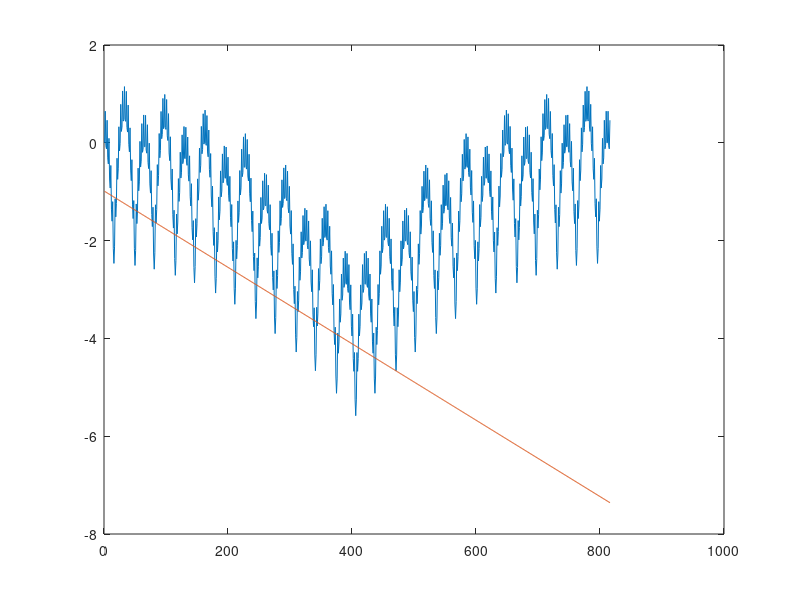

Reproduce this figure in MATLAB. (Note: this script raises an error after producing the figure.)
%% 利用参数
% 参数定义
fC = 2565e6; % 载频，单位Hz
B = 100e6; % 带宽，单位Hz
scs = 30e3; % 子载波间隔，单位Hz
comb_spacing = 4; % comb间隔，每4个子载波放置1个SRS
num_srs_subcarriers = 816; % SRS的有效子载波数

N = B / scs;                % 子载波数量
delta_f = B / N;            % 子载波带宽
srs_spacing = comb_spacing * scs;  % SRS信号的频率间隔
srs_bw = num_srs_subcarriers * delta_f;  % SRS信号的带宽

%% 1. 群延迟方法
pilot = load("pilot.mat");
example_64Tc = load("example_64Tc.mat");
Xf = pilot.pilot;
Yf = example_64Tc.example_64Tc;

TC = 1/(480 * 1000 * 4096);
tau = -diff(unwrap(angle(Yf./Xf))) / (2*pi*srs_spacing) / TC;  % 计算群延迟
figure
plot(unwrap(angle(Xf))/pi)
hold on
plot(unwrap(angle(Yf./Xf))/pi)
%% 查看发射相位的包络
data = unwrap(angle(Xf))/pi;

% 使用 findpeaks 函数查找局部极大值（峰值）
[peak_values, peak_indices] = findpeaks(data);

% 使用 findpeaks 函数查找局部极小值（谷值）
[valley_values, valley_indices] = findpeaks(-data);
valley_values = -valley_values;

% 首端和末端处理
if data(2)>data(1)
    valley_values = [data(1) valley_values];
    valley_indices = [1 valley_indices];
else
    peak_values = [data(1) peak_values];
    peak_indices = [1 peak_indices];
end
if data(end)>data(end-1)
    peak_values = [peak_values data(end)];
    peak_indices = [peak_indices length(data)];
else
    valley_values = [valley_values data(end)];
    valley_indices = [valley_indices length(data)];
end

% 使用 griddedInterpolant 创建插值对象计算上包络
F_upper = griddedInterpolant(peak_indices, peak_values, 'spline');
upper_envelope = F_upper(1:length(data));

% 使用 griddedInterpolant 创建插值对象计算下包络
F_lower = griddedInterpolant(valley_indices, valley_values, 'spline');
lower_envelope = F_lower(1:length(data));


% 绘制原始数据、上包络、下包络以及峰值数据
figure
plot(data, 'b');  % 原始数据用蓝色绘制
hold on;
plot(upper_envelope, 'r');  % 上包络用红色绘制
plot(lower_envelope, 'g');  % 下包络用绿色绘制
plot(peak_indices, peak_values, 'o');  % 峰值数据用红色圆圈标记
plot(valley_indices, valley_values, 'o');  % 谷值数据用绿色圆圈标记
hold off;
legend('Original Data', 'Upper Envelope', 'Lower Envelope', 'Peak Values', 'Valley Values');
xlabel('Time');
ylabel('Amplitude');
title('Data with Upper and Lower Envelopes and Peak Values');
%% 2. 逆Fourier方法
% generate x with Yf and Xf.
Hf = Yf./Xf;
h = ifft(Hf);

% 计算轴
Nh = length(h); % 信号长度
Ts = 1/srs_spacing;
t = (0:Nh-1)*(Ts/Nh); % 频率轴

% 绘制谱
figure;
plot(t/TC, abs(h));
grid on;
xlim([0 256])

% 应该是 64 TC，但只能得到60 TC。

%% 创建一个复数信号
% 将时延对应相位当成频率值，频率坐标点当成时间序列。对时间信号做处理。
f_true = [64 256];
Hf = sum(2*exp(-1i * 2 * pi * f_true'*TC*srs_spacing .* (1:num_srs_subcarriers)), 1);
Hf = awgn(Hf,0);
figure
plot(unwrap(angle(Hf))/pi)  % 相位展开，难点
hold on
plot(abs(Hf))
Nsig = mdltest_mcov(Hf');
disp(Nsig)
%% 复数信号案例-测试时延分辨率
% 对复数信号进行逆傅里叶变换
h = ifft(Hf);

% 计算轴
Nh = length(h); % 信号长度
t = (0:Nh-1)*(Ts/Nh); % 频率轴

% 绘制谱
figure;
plot(t/TC, abs(h));
grid on;
xlim([0 256])

% 时延分辨率低为 20TC。

%% MUSIC
% 参数设置
M = 250;       % 协方差矩阵的阶数
L = 2;       % 信号子空间的维度（信号源的数量）
N_fft = 32768; % FFT点数（用于计算谱估计）
f_true = [124 36];
Hf = sum(2*exp(-1i * 2 * pi * f_true'*TC*srs_spacing .* (1:num_srs_subcarriers)), 1);

Nsig = mdltest_mcov(Hf');
% 调用MUSIC算法进行谱估计（不绘制谱估计结果）
[f_est, P_music] = music_algorithm(Hf, M, Nsig, N_fft);

% 延迟为正，频率为负，反转谱序列
P_music = P_music(end:-1:1);

% 寻找峰值
[~, peak_indices] = findpeaks(P_music, 'SortStr', 'descend', 'NPeaks', Nsig);
f_est_peaks = f_est(peak_indices);

% 输出估计的频率和真实频率
disp('Estimated Frequencies:');
disp(f_est_peaks/TC/srs_spacing);
disp('True Frequencies:');
disp(f_true);

% 绘制MUSIC谱估计结果
figure;
plot(f_est, P_music, 'LineWidth', 1.2);
xlabel('Frequency (units of pi)');
ylabel('Magnitude / dB');
title('MUSIC Spectrum');
grid on;

% 标记估计的频率位置
hold on;
stem(f_est_peaks, max(P_music) * ones(size(f_est_peaks)), 'r', 'filled');
hold off;

% 标记真实频率位置
hold on;
stem(f_true*TC*srs_spacing, max(P_music) * ones(size(f_true)), 'g', 'filled');
hold off;

legend('MUSIC Spectrum', 'Estimated Frequencies', 'True Frequencies');
xlim([0 5e-3*pi])
%% MUSIC
function [f_est, P_music] = music_algorithm(x, M, L, N_fft, plot_spectrum)
% MUSIC算法进行谱估计
% 输入：
%   x - 输入信号
%   M - 协方差矩阵的阶数
%   L - 信号子空间的维度（信号源的数量）
%   N_fft - FFT点数（用于计算谱估计）
%   plot_spectrum - 是否绘制MUSIC谱估计结果（可选，默认为false）
% 输出：
%   f_est - 估计的频率（归一化频率，单位：pi）
%   P_music - MUSIC谱估计

% 设置默认参数
if nargin < 5
    plot_spectrum = false;
end

% 计算自相关函数
rxx = xcorr(x, M-1, 'biased');

% 构造Hermitian Toeplitz协方差矩阵
Rxx = toeplitz(rxx(M:end));

% 计算协方差矩阵的特征值和特征向量
[V, D] = eig(Rxx);

% 对特征值进行排序，并获取排序后的索引
[~, I] = sort(diag(D));

% 提取噪声子空间的特征向量
V_noise = V(:, I(1:M-L));

% 初始化MUSIC谱估计
P_music = zeros(1, N_fft);

% 计算MUSIC谱估计
for k = 1:N_fft
    f = (k - 1) / N_fft;  % 归一化频率
    e = exp(-1j * 2 * pi * f * (0:M-1)).';  % 构造复指数向量
    P_music(k) = 1 / real(e' * (V_noise * V_noise') * e);  % MUSIC谱估计(取实部）
end

% 转换为分贝（dB）表示
P_music = pow2db(P_music);

% 估计的频率范围
f_est = linspace(0, 1, N_fft);

% 如果需要绘制MUSIC谱估计结果，则进行绘图
if plot_spectrum
    figure;
    plot(f_est, P_music, 'LineWidth', 1.2);
    xlabel('Frequency (units of pi)');
    ylabel('Magnitude / dB');
    title('MUSIC Spectrum');
    grid on;
end

end